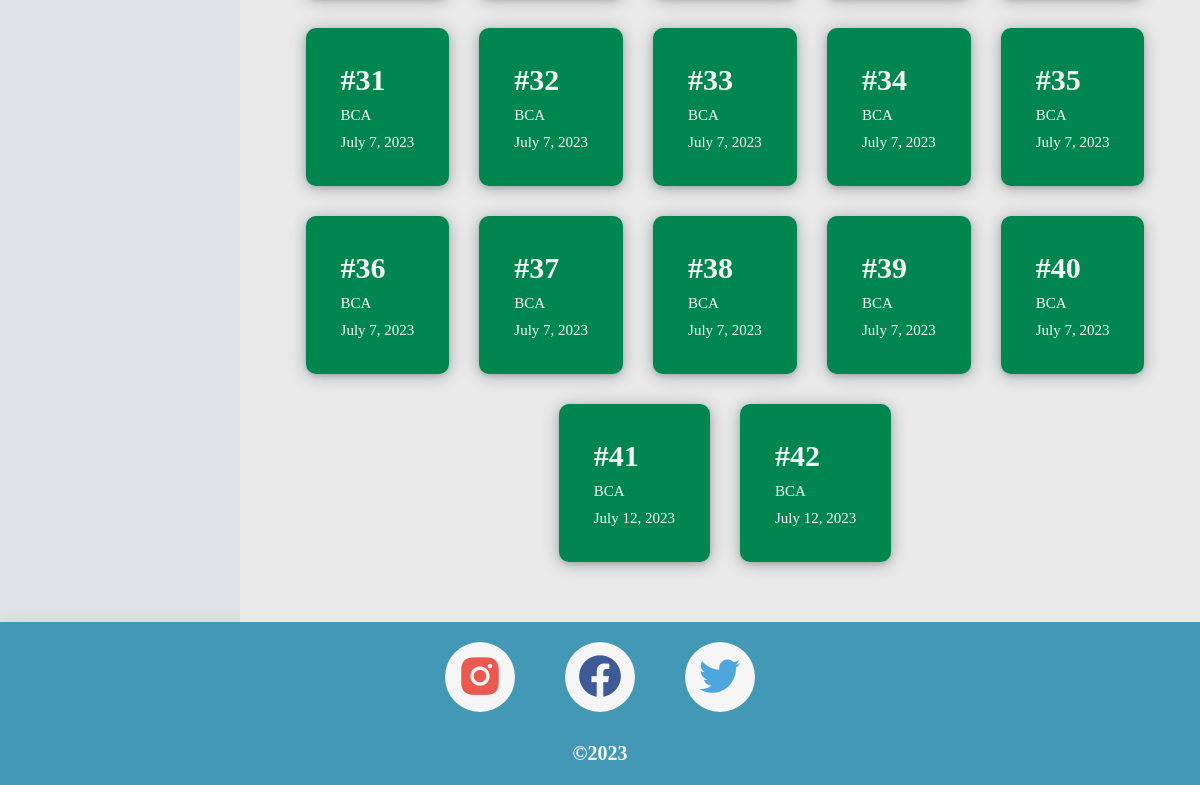
/history/ (signed in, lower part), run on an earlier commit of the app's database.
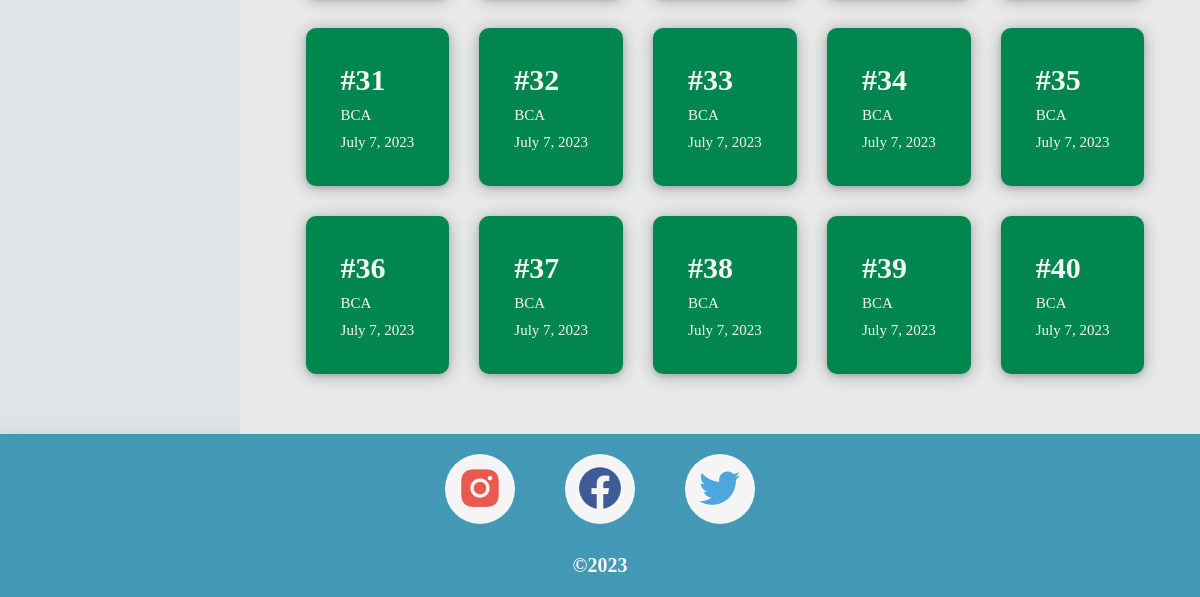
And on a later commit of the database.
### Users/models.py (models this page shows, shortened)
class Results(models.Model):
    class Meta:
        verbose_name_plural = "Results"
    UserID = models.ForeignKey(
            "CustomUser",
            on_delete = models.CASCADE
        )
    ID = models.UUIDField(
            primary_key=True,
            default=uuid.uuid4,
            editable=False
        )
    ProgrammeName = models.CharField(
                        null = False,
                        blank = False,
                        max_length = 10
                    )
    CorrectCounter = models.SmallIntegerField(
                        null = False,
                        blank = False,
                        default = 0
                    )
    Slug = models.SlugField(
                        null = False,
                        blank = False,
                        unique = True
                    )
    Date = models.DateField(
                null=False,
                blank=False,
                editable=False,
                default=datetime.date.today
            )

### Users/views.py (the view)
# urls.py: path('<str:redirect_to>/', views.GoTo, name='go_to'),
def GoTo(request, redirect_to):
    if request.user.is_superuser:
        return redirect('/admin')
    data = dict()
    data['redirect_to'] = redirect_to
    id = CustomUser.objects.filter(id=request.user.id).first()
    if id is None:
        request.session['next'] = redirect_to
        return redirect('login')
    if redirect_to == 'history':
        data['results'] = GetHistories(id)
    elif redirect_to == 'dashboard':
        data.update(GetWrongRights(id))
    return render(request, 'Dashboard.html', {'to': data})

### Users/views.py (called while the page is built)
def GetHistories(id):
    results = []
    for counter, result in enumerate(Results.objects.filter(UserID=id)):
        res = {
            'Date': result.Date,
            'Slug': result.Slug,
            'Counter': counter + 1,
            'Program': result.ProgrammeName
        }
        results.append(res)
    return results

### templates/Dashboard.html (shortened to what this page needs)
{% extends 'WelcomeNav.html' %}
{% load static %}
{% block content %}
    <link rel="stylesheet" href="{% static 'css/scroll.css' %}">
    <link rel="stylesheet" href="{% static 'css/Dashboard.css' %}">
    <div class="dashboard-container">
        <div class="left-container">
        </div>
        <div class="right-container">
            {% if to.redirect_to %}
                {% if to.redirect_to == 'profile' %}
                    {% include 'profile.html' %}
                {% elif to.redirect_to == 'history' %}
                    {% include 'history.html' with results=to.results %}
                {% endif %}
            {% endif %}
        </div>
    </div>
    {% include 'footer.html' %}
{% endblock %}

### templates/WelcomeNav.html (shortened to what this page needs)
{% load static %}
<!DOCTYPE html>
<html>
    <head>
        <link rel="stylesheet" href="{% static 'css/WelcomeNav.css' %}">
        <link href='https://unpkg.com/boxicons@2.1.4/css/boxicons.min.css' rel='stylesheet'>
    </head>
    <body>
        {% block content %}
        {% endblock %}
    </body>
</html>

### templates/History.html
{% load static %}
{% block content %}
    <link rel="stylesheet" href="{% static 'css/history.css' %}">
    <div class="histories">
        {% if results %}
            {% for result in results %}
            <a href="{% url 'detailed-history' result.Slug %}">
                <div class="history">
                    <p id="counter">#{{result.Counter}}</p>
                    <p id="programme">{{result.Program}}</p>
                    <p id="date">{{result.Date}}</p>
                </div>
            </a>
            {% endfor %}
        {% else %}
            <p class="no-records">You have no records to display</p>
        {% endif %}
    </div>
{% endblock %}

### templates/footer.html (shortened to what this page needs)
{% load static %}
<link rel="stylesheet" href="{% static 'css/footer.css' %}">
<div class="footer">
    <div class="social-media-links">
        <div class="links">
            <a href="https://www.instagram.com/_imalunaticc/", target="_blank">
                <i class='bx bxl-instagram-alt' ></i>
            </a>
        </div>
        <div class="links">
            <a href="https://www.facebook.com/ghanteyyy" target="_blank">
                <i class='bx bxl-facebook-circle'></i>
            </a>
        </div>
        <div class="links">
            <a href="https://twitter.com/ghanteyyy" target="_blank">
                <i class='bx bxl-twitter' ></i>
            </a>
        </div>
    </div>
    <p id="footer-year">
        <span id="year"></span>
    </p>
</div>

### static/css/WelcomeNav.css (style rules this page uses)
* { margin: 0; padding: 0; scroll-behavior:smooth; box-sizing: border-box; }
body { background-color: #4398b5; }
a { color: black; text-decoration: none; }

### static/css/Dashboard.css (style rules this page uses)
.dashboard-container { display: flex; min-width: 100wh; min-height: 100vh; background-color: aliceblue; }
.left-container { gap: 20px; width: 20%; display: flex; padding-top: 20px; align-items: center; flex-direction: column; background-color: rgba(212, 212, 212, 0.555); }
.right-container { gap: 50px; width: 80%; display: flex; flex-direction: column; background-color: rgb(233, 233, 233); }

### static/css/history.css (style rules this page uses)
.histories { gap: 20px; width: 100%; height: 100%; display: flex; flex-wrap: wrap; margin-bottom: 30px; padding-bottom: 30px; justify-content: center; }
.history { padding: 30px; margin-top: 10px; margin-left: 10px; border-radius: 10px; background-color: rgb(1, 134, 79); box-shadow: rgba(14, 30, 37, 0.12) 0px 2px 4px 0px, rgba(14, 30, 37, 0.32) 0px 2px 16px 0px; }
#counter { padding: 5px; font-size: 30px; font-weight: bolder; color: whitesmoke; }

### static/css/footer.css (style rules this page uses)
.footer { gap: 30px; display: flex; font-size: 20px; align-items: center; color: whitesmoke; flex-direction: column; justify-content: center; background-color: #4398b5; box-shadow: rgba(0, 0, 0, 0.24) 0px 3px 18px; }
.social-media-links { gap: 50px; display: flex; align-items: center; justify-content: center; }
.links { width: 70px; height: 70px; display: flex; margin-top: 20px; border-radius: 50%; align-items: center; justify-content: center; background: whitesmoke; }
.bxl-instagram-alt { font-size: 50px; color: #e95950; transition: transform 250ms; }
.bxl-facebook-circle { font-size: 50px; color: #3e5b98; transition: transform 250ms; }
.bxl-twitter { font-size: 50px; color: #4da7de; transition: transform 250ms; }
#footer-year { font-weight: bolder; margin-bottom: 20px; }

What changed in the data, as far as the page shows it:
removed Results: Program "BCA", Date "July 12, 2023"
removed Results: Program "BCA", Date "July 12, 2023"
Also different on the page:
list line gone: "# 41"
list line gone: "# 42"
